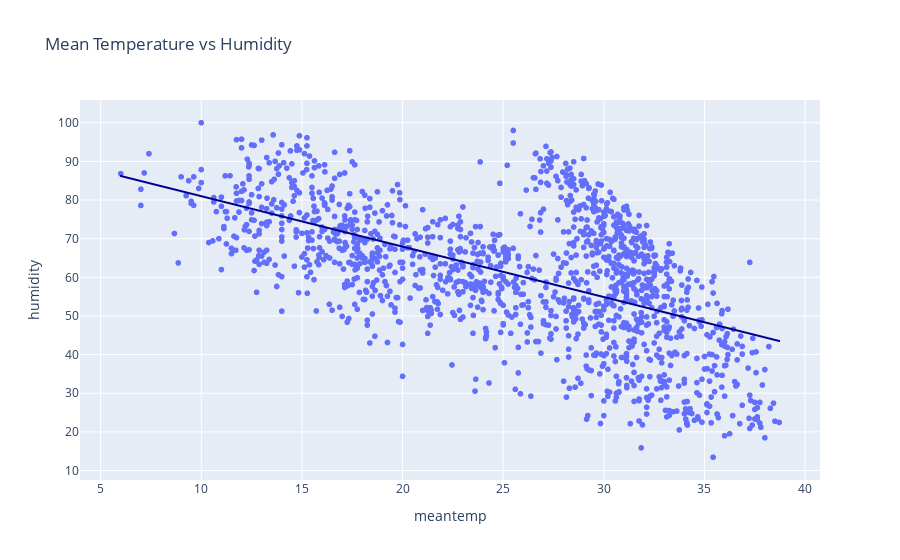

Notebook code for this chart:
### Code cell
fig = px.scatter(df, x='meantemp', y='humidity', title='Mean Temperature vs Humidity', trendline='ols', trendline_color_override='darkblue')
fig.show()

### Figure 1 — Plotly figure (JSON) as saved in the notebook; plotly's stock layout.template omitted (floating-point values rounded to 4 significant figures; data arrays with more than 128 entries replaced by an {"elided": "..."} marker saying what was removed)
{"data": [{"hovertemplate": "meantemp=%{x}<br>humidity=%{y}<extra></extra>", "legendgroup": "", "marker": {"color": "#636efa", "symbol": "circle"}, "mode": "markers", "name": "", "showlegend": false, "type": "scattergl", "x": {"elided": "1462 float values"}, "xaxis": "x", "y": {"elided": "1462 float values"}, "yaxis": "y"}, {"hovertemplate": "<b>OLS trendline</b><br>humidity = -1.30529 * meantemp + 94.0508<br>R<sup>2</sup>=0.327128<br><br>meantemp=%{x}<br>humidity=%{y} <b>(trend)</b><extra></extra>", "legendgroup": "", "line": {"color": "darkblue"}, "marker": {"color": "#636efa", "symbol": "circle"}, "mode": "lines", "name": "", "showlegend": false, "type": "scattergl", "x": {"elided": "1462 float values"}, "xaxis": "x", "y": {"elided": "1462 float values"}, "yaxis": "y"}], "layout": {"legend": {"tracegroupgap": 0}, "title": {"text": "Mean Temperature vs Humidity"}, "xaxis": {"anchor": "y", "domain": [0, 1], "title": {"text": "meantemp"}}, "yaxis": {"anchor": "x", "domain": [0, 1], "title": {"text": "humidity"}}}}
